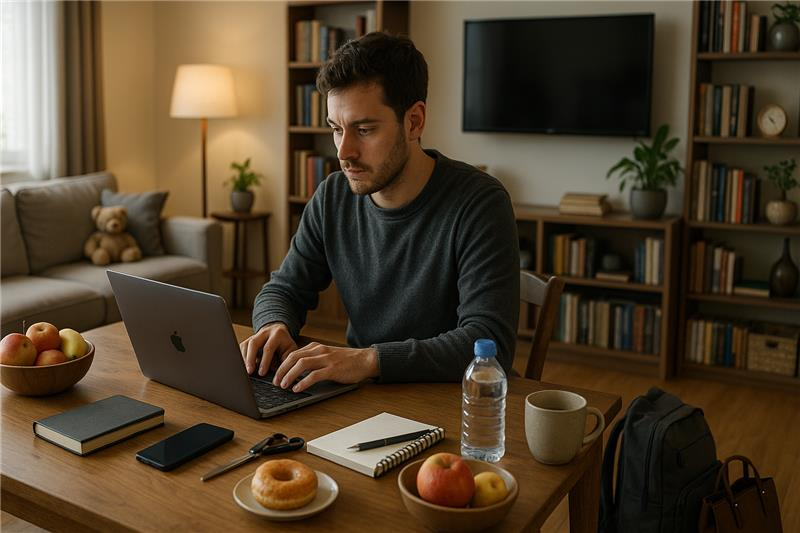
#> input picture Inteligencja Obliczeniowa/Lab_05/office_yolo.png, 800 x 533 px; its folder holds only this picture in this run
$ python -i Zad_3.py   (imports and definitions only)
#> lines starting #> are read from the running program, lines starting #| are printed output that depends on the picture
#> further down, picture is the input picture: shape (533, 800, 3); mean B, G, R 42.8, 63.6, 79.4
from ultralytics import YOLO
import json
from pathlib import Path
import cv2
import numpy as np

# [1 line that did not run here, left out]
output_dir = Path("zad_3")
# [1 line not run here, left out]

input_dir = Path("bird_miniatures")

def preprocess_pictures(image_bgr):
    lab = cv2.cvtColor(image_bgr, cv2.COLOR_BGR2LAB)
#> lab: shape (533, 800, 3); mean of channels 0, 1, 2 69.4, 132.1, 142.4
    l, a, b = cv2.split(lab)
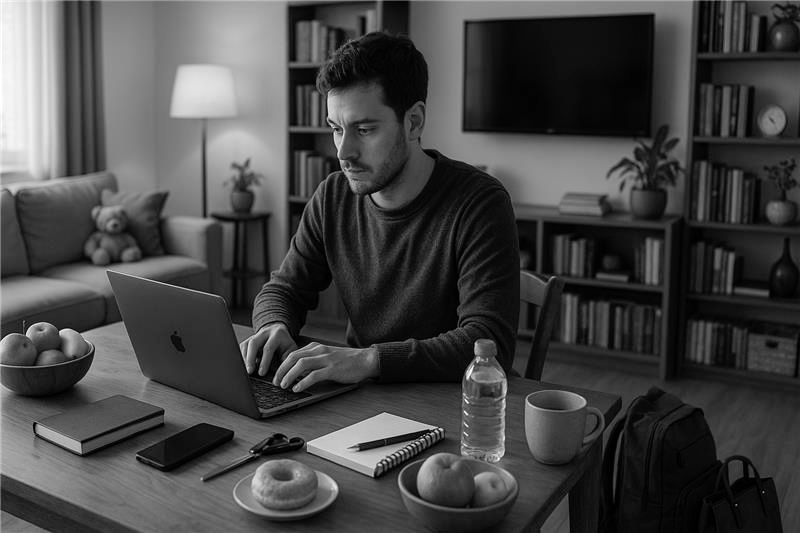
#> l: shape (533, 800); min 0, max 255, mean 69.4
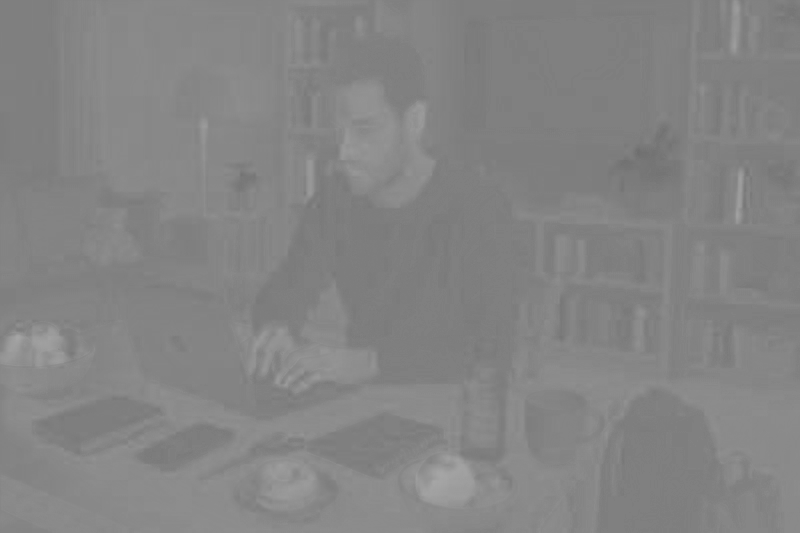
#> a: shape (533, 800); min 110, max 166, mean 132.1
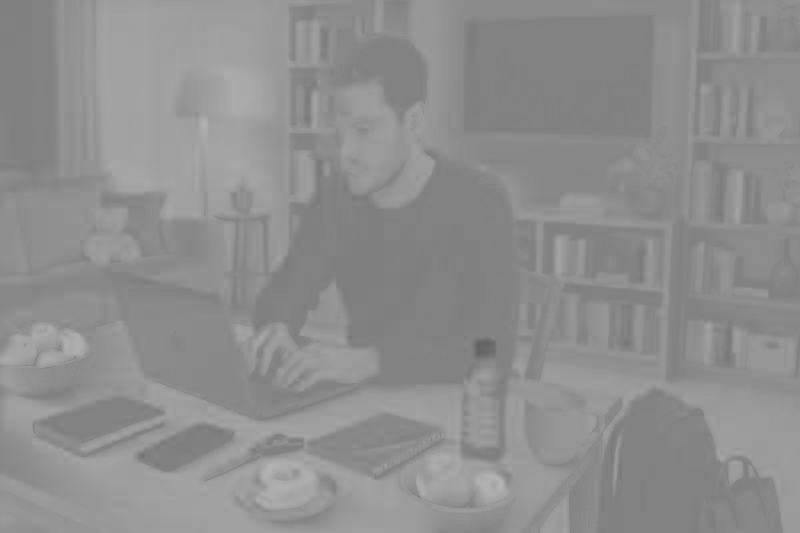
#> b: shape (533, 800); min 96, max 181, mean 142.4
    clahe = cv2.createCLAHE(clipLimit=2.0, tileGridSize=(8, 8))
    l = clahe.apply(l)
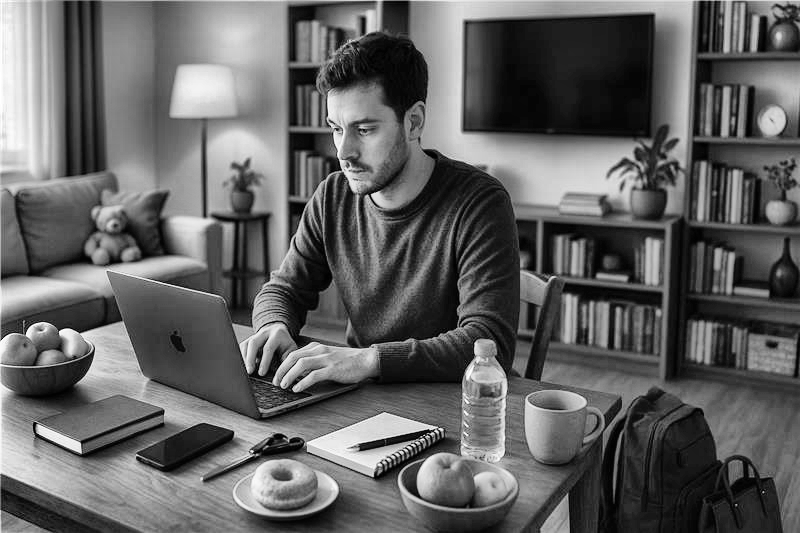
#> l: shape (533, 800); min 0, max 255, mean 97.8
    enhanced = cv2.cvtColor(cv2.merge((l, a, b)), cv2.COLOR_LAB2BGR)
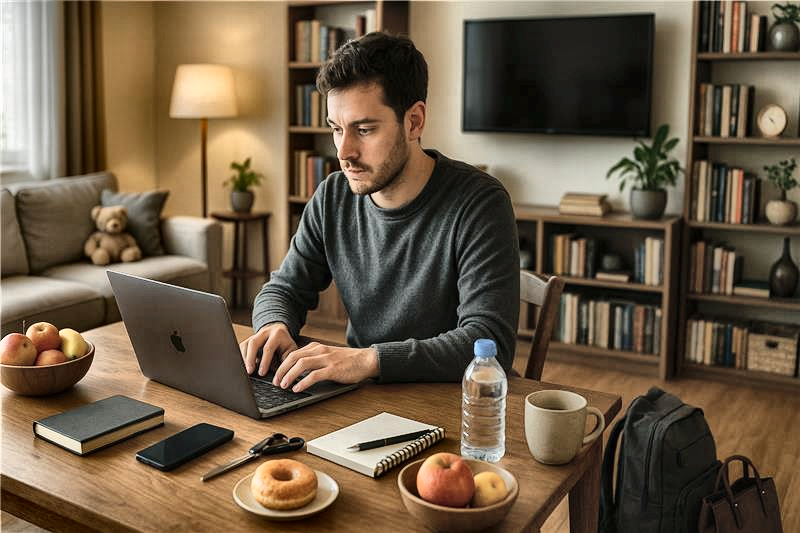
#> enhanced: shape (533, 800, 3); mean B, G, R 69.3, 90.4, 107.6
    sharpen_kernel = np.array([[0, -1, 0], [-1, 5, -1], [0, -1, 0]], dtype=np.float32)
    enhanced = cv2.filter2D(enhanced, -1, sharpen_kernel)
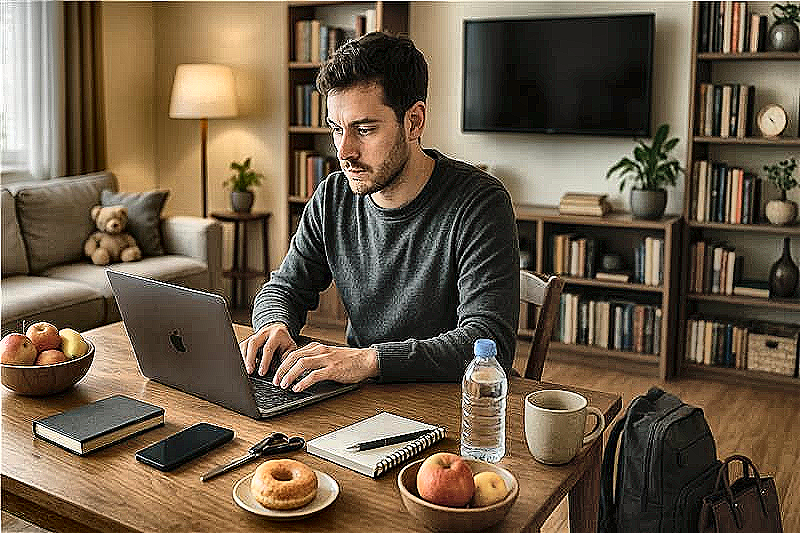
#> enhanced: shape (533, 800, 3); mean B, G, R 70.7, 91.2, 107.9
    upscaled = cv2.resize(enhanced, None, fx=6, fy=6, interpolation=cv2.INTER_CUBIC)
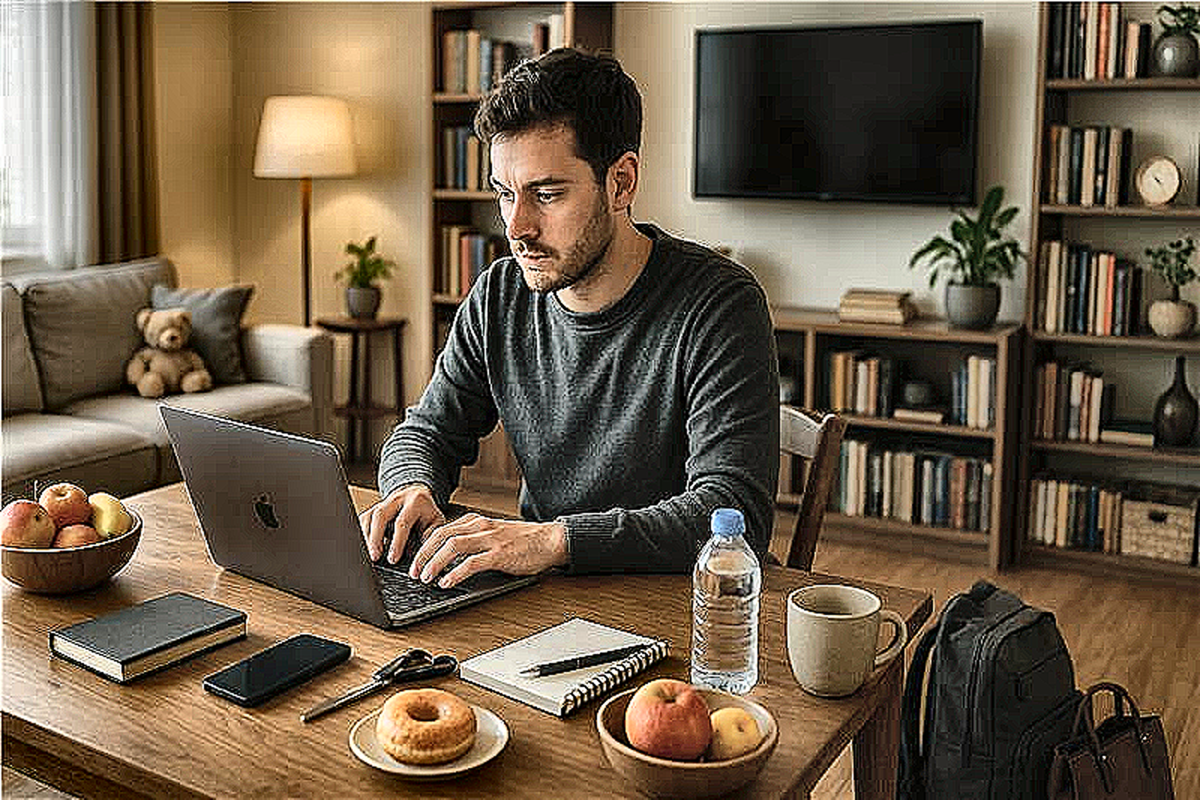
#> upscaled: shape (3198, 4800, 3) (shown at 1/4 size); mean B, G, R 70.8, 91.3, 107.9
    return upscaled

# [62 lines not run here, left out]

>>> import cv2
>>> picture = cv2.imread('office_yolo.png')
>>> result = preprocess_pictures(picture)
